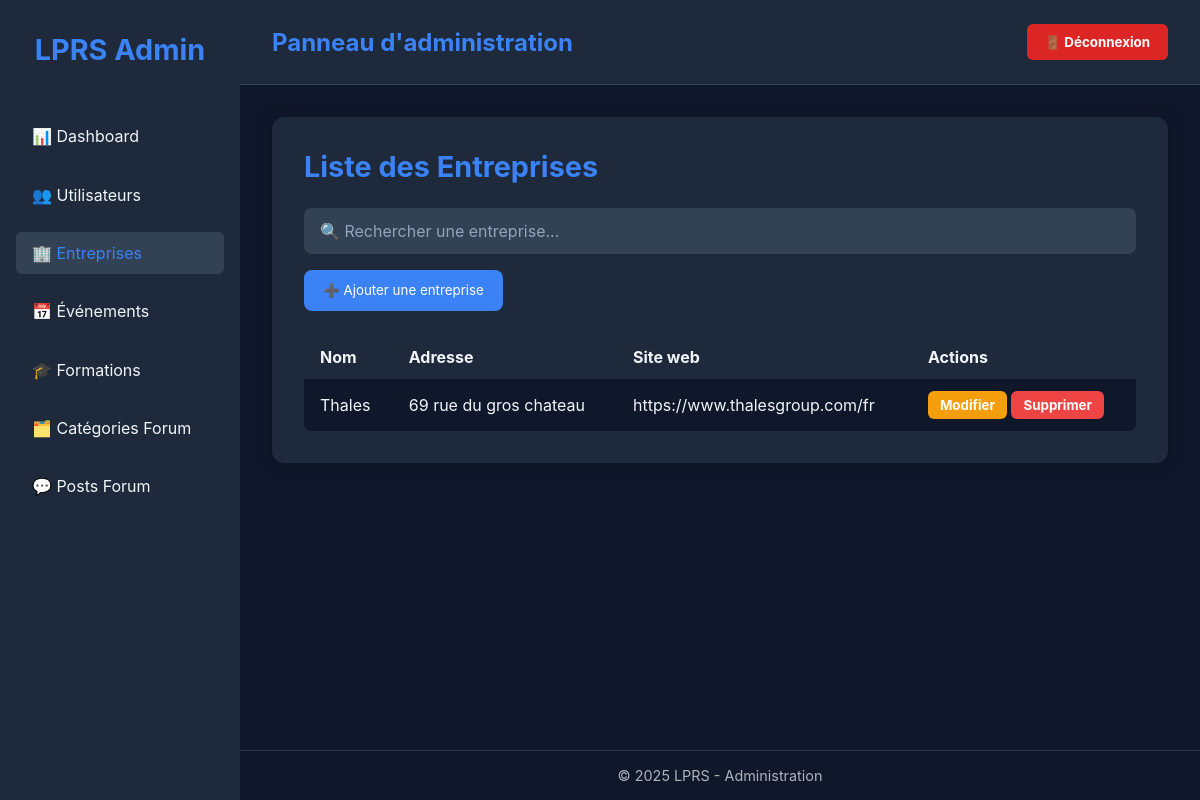
/vue/PageAdmin.php?page=entreprise, run on the app's committed database.
### tables this page shows
CREATE TABLE IF NOT EXISTS `entreprise` (
  `id_entreprise` int NOT NULL AUTO_INCREMENT,
  `nom` varchar(255) NOT NULL,
  `adresse` varchar(255) DEFAULT NULL,
  `site_web` varchar(255) DEFAULT NULL,
  PRIMARY KEY (`id_entreprise`)
);

### src/repository/EntrepriseRepository.php (called while the page is built, shortened)
<?php
class EntrepriseRepository
{
    private $bdd;
    public function __construct()
    {
        $this->bdd = new BDD();
    }
    public function listeEntreprise()
    {
        $sql = 'SELECT * FROM entreprise';
        $req = $this->bdd->getBdd()->prepare($sql);
        $req->execute();
        return $req->fetchAll(\PDO::FETCH_ASSOC);
    }
}

### src/bdd/BDD.php (called while the page is built)
<?php
class BDD
{
    private $bdd;
    public function __construct()
    {
            $this->bdd = new PDO('mysql:host=localhost;dbname=projetlprs;charset=utf8', 'root', '');
    }
    public function getBDD()
    {
        return $this->bdd;
    }
}

### vue/page_admin/Entreprise.php (the view, shortened to what this page needs)
<?php
require_once __DIR__ . '/../../src/repository/EntrepriseRepository.php';
require_once __DIR__ . '/../../src/bdd/BDD.php';
$repo = new EntrepriseRepository();
$listeEntreprise = $repo->listeEntreprise();
?>
<div class="admin-container">
    <h2>Liste des Entreprises</h2>
    <input type="text" id="search" class="search-bar" placeholder="🔍 Rechercher une entreprise..." onkeyup="filter()">
    <button class="btn-ajout" onclick="window.location.href='../vue/AjoutEntreprise.php'">
        ➕ Ajouter une entreprise
    </button>
    <table>
        <thead>
        <tr>
            <th>Nom</th>
            <th>Adresse</th>
            <th>Site web</th>
            <th>Actions</th>
        </tr>
        </thead>
        <tbody>
        <?php if (!empty($listeEntreprise)) : ?>
            <?php foreach ($listeEntreprise as $user): ?>
                <tr>
                    <td><?= htmlspecialchars($user['nom']) ?></td>
                    <td><?= htmlspecialchars($user['adresse']) ?></td>
                    <td><?= htmlspecialchars($user['site_web']) ?></td>
                    <td>
                        <button class="btn-action btn-modifier" onclick="window.location.href='../vue/ModifEntreprise.php?id=<?= $user['id_entreprise'] ?>'">Modifier</button>
                        <button class="btn-action btn-supprimer" onclick="if(confirm('Supprimer cette entreprise ?')) window.location.href='../src/traitement/Entreprise/TraitementSuppresionEntreprise.php?id=<?= $user['id_entreprise'] ?>'">Supprimer</button>
                    </td>
                </tr>
            <?php endforeach; ?>
        <?php else: ?>
            <tr><td colspan="8" style="text-align:center; opacity:0.7;">Aucune entreprise trouvé 😔</td></tr>
        <?php endif; ?>
        </tbody>
    </table>
</div>

### vue/PageAdmin.php (style rules this page uses)
:root { --bg: #0f172a; --bg-light: #1e293b; --text: #f1f5f9; --accent: #3b82f6; --card: #1e293b; --hover: #334155; --danger: #dc2626; }
* { margin: 0; padding: 0; box-sizing: border-box; font-family: "Inter", sans-serif; }
body { display: flex; height: 100vh; background: var(--bg); color: var(--text); }

### vue/page_admin/Entreprise.php (style rules this page uses)
.admin-container { background: #1e293b; color: #f1f5f9; padding: 2rem; border-radius: 12px; box-shadow: 0 0 20px rgba(0,0,0,0.2); max-width: 1200px; margin: 0 auto; }
.admin-container h2 { color: #3b82f6; font-size: 1.8rem; margin-bottom: 1.5rem; }
.search-bar { width: 100%; padding: 0.8rem 1rem; margin-bottom: 1rem; border: none; border-radius: 8px; background: #334155; color: white; font-size: 1rem; }
.search-bar::placeholder { color: #94a3b8; }
.btn-ajout { background: #3b82f6; border: none; color: white; padding: 0.8rem 1.2rem; border-radius: 8px; cursor: pointer; margin-bottom: 1.5rem; transition: 0.2s; }
table { width: 100%; border-collapse: collapse; background: #0f172a; border-radius: 8px; overflow: hidden; }
th, td { text-align: left; padding: 12px 16px; }
thead { background: #1e293b; }
tbody tr:nth-child(odd) { background: #0f172a; }
.btn-action { border: none; padding: 6px 12px; border-radius: 6px; cursor: pointer; font-weight: bold; color: white; transition: 0.2s; }
.btn-modifier { background: #f59e0b; }
.btn-supprimer { background: #ef4444; }

### data on the page
entreprise: nom "Thales", adresse "69 rue du gros chateau", site_web "https://www.thalesgroup.com/fr"
